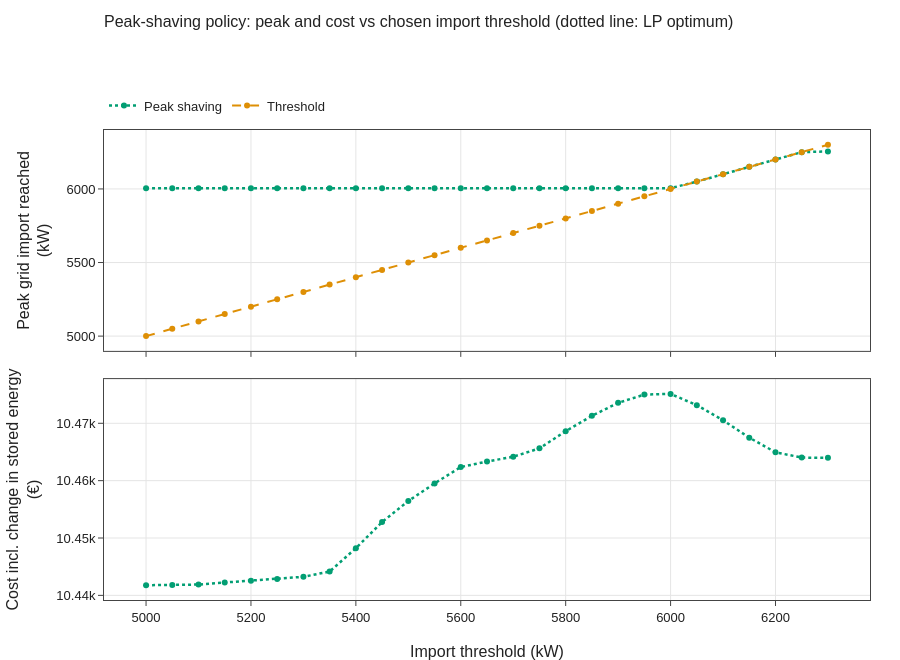

Notebook code cell kept with this figure:
### Markdown cell above
### 3.3 Peak shaving without foresight: threshold sweep

### Code cell
sweep_kpis = pd.DataFrame({t: policy_kpis(df, price, battery) for t, df in sweep.items()}).T
fig = vp.stacked_panels([
    ("Peak grid import reached (kW)", {
        "Peak shaving": sweep_kpis["Peak grid import (kW)"],
        "Threshold": pd.Series(sweep_kpis.index, index=sweep_kpis.index, dtype=float)}),
    ("Cost incl. change in stored energy (€)", {"Peak shaving": sweep_kpis[ADJ]}),
], title="Peak-shaving policy: peak and cost vs chosen import threshold (dotted line: LP optimum)",
   x_title="Import threshold (kW)", shape="linear")
fig.update_traces(mode="lines+markers")
fig.add_vline(x=peak_threshold_kw, line=dict(color="#888", dash="dot"))
vp.save(fig, OUT / "peak_threshold_sweep", png=True)
fig.show()

### Figure 1 — Plotly figure (JSON) as saved in the notebook; plotly's stock layout.template omitted (floating-point values rounded to 4 significant figures)
{"data": [{"legendgroup": "Peak shaving", "line": {"color": "#029e73", "dash": "dot", "shape": "linear", "width": 2.5}, "mode": "lines+markers", "name": "Peak shaving", "showlegend": true, "type": "scatter", "x": [5000, 5050, 5100, 5150, 5200, 5250, 5300, 5350, 5400, 5450, 5500, 5550, 5600, 5650, 5700, 5750, 5800, 5850, 5900, 5950, 6000, 6050, 6100, 6150, 6200, 6250, 6300], "xaxis": "x", "y": [6005.0, 6005.0, 6005.0, 6005.0, 6005.0, 6005.0, 6005.0, 6005.0, 6005.0, 6005.0, 6005.0, 6005.0, 6005.0, 6005.0, 6005.0, 6005.0, 6005.0, 6005.0, 6005.0, 6005.0, 6005.0, 6050.0, 6100.0, 6150.0, 6200.0, 6250.0, 6255.0], "yaxis": "y"}, {"legendgroup": "Threshold", "line": {"color": "#de8f05", "dash": "dash", "shape": "linear", "width": 2}, "mode": "lines+markers", "name": "Threshold", "showlegend": true, "type": "scatter", "x": [5000, 5050, 5100, 5150, 5200, 5250, 5300, 5350, 5400, 5450, 5500, 5550, 5600, 5650, 5700, 5750, 5800, 5850, 5900, 5950, 6000, 6050, 6100, 6150, 6200, 6250, 6300], "xaxis": "x", "y": [5000.0, 5050.0, 5100.0, 5150.0, 5200.0, 5250.0, 5300.0, 5350.0, 5400.0, 5450.0, 5500.0, 5550.0, 5600.0, 5650.0, 5700.0, 5750.0, 5800.0, 5850.0, 5900.0, 5950.0, 6000.0, 6050.0, 6100.0, 6150.0, 6200.0, 6250.0, 6300.0], "yaxis": "y"}, {"legendgroup": "Peak shaving", "line": {"color": "#029e73", "dash": "dot", "shape": "linear", "width": 2.5}, "mode": "lines+markers", "name": "Peak shaving", "showlegend": false, "type": "scatter", "x": [5000, 5050, 5100, 5150, 5200, 5250, 5300, 5350, 5400, 5450, 5500, 5550, 5600, 5650, 5700, 5750, 5800, 5850, 5900, 5950, 6000, 6050, 6100, 6150, 6200, 6250, 6300], "xaxis": "x2", "y": [10440.0, 10440.0, 10440.0, 10440.0, 10440.0, 10440.0, 10440.0, 10440.0, 10450.0, 10450.0, 10460.0, 10460.0, 10460.0, 10460.0, 10460.0, 10470.0, 10470.0, 10470.0, 10470.0, 10480.0, 10480.0, 10470.0, 10470.0, 10470.0, 10460.0, 10460.0, 10460.0], "yaxis": "y2"}], "layout": {"height": 660, "shapes": [{"line": {"color": "#888", "dash": "dot"}, "type": "line", "x0": 6005.0, "x1": 6005.0, "xref": "x", "y0": 0, "y1": 1, "yref": "y domain"}, {"line": {"color": "#888", "dash": "dot"}, "type": "line", "x0": 6005.0, "x1": 6005.0, "xref": "x2", "y0": 0, "y1": 1, "yref": "y2 domain"}], "title": {"text": "Peak-shaving policy: peak and cost vs chosen import threshold (dotted line: LP optimum)"}, "xaxis": {"anchor": "y", "automargin": true, "domain": [0.0, 1.0], "gridcolor": "#e5e5e5", "linecolor": "#444444", "matches": "x2", "mirror": true, "showgrid": true, "showline": true, "showticklabels": false, "ticks": "outside", "zeroline": false}, "xaxis2": {"anchor": "y2", "automargin": true, "domain": [0.0, 1.0], "gridcolor": "#e5e5e5", "linecolor": "#444444", "mirror": true, "showgrid": true, "showline": true, "ticks": "outside", "title": {"text": "Import threshold (kW)"}, "zeroline": false}, "yaxis": {"anchor": "x", "automargin": true, "domain": [0.53, 1.0], "gridcolor": "#e5e5e5", "linecolor": "#444444", "mirror": true, "showgrid": true, "showline": true, "ticks": "outside", "title": {"standoff": 12, "text": "Peak grid import reached<br>(kW)"}, "zeroline": false}, "yaxis2": {"anchor": "x2", "automargin": true, "domain": [0.0, 0.47], "gridcolor": "#e5e5e5", "linecolor": "#444444", "mirror": true, "showgrid": true, "showline": true, "ticks": "outside", "title": {"standoff": 12, "text": "Cost incl. change in stored energy<br>(€)"}, "zeroline": false}}}
